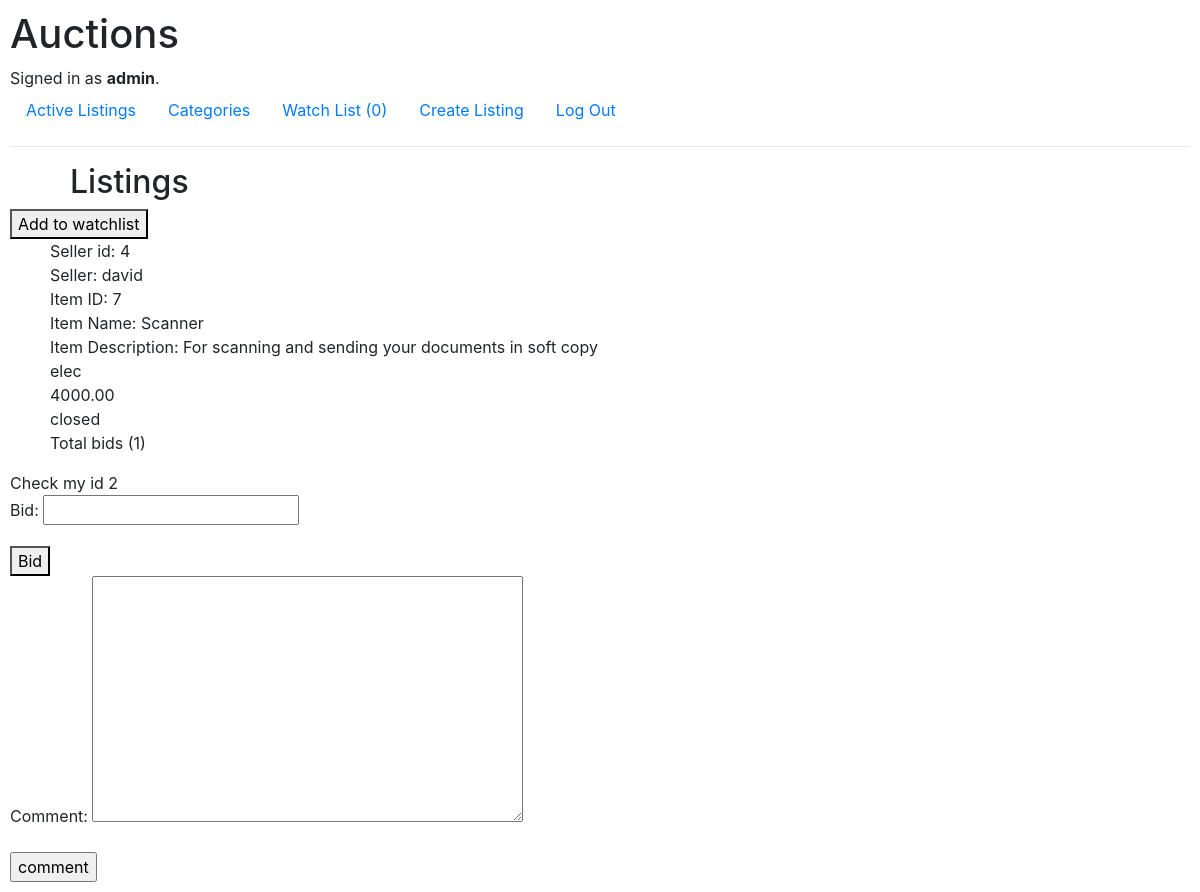
Page /7 (signed in) on the earlier database version.
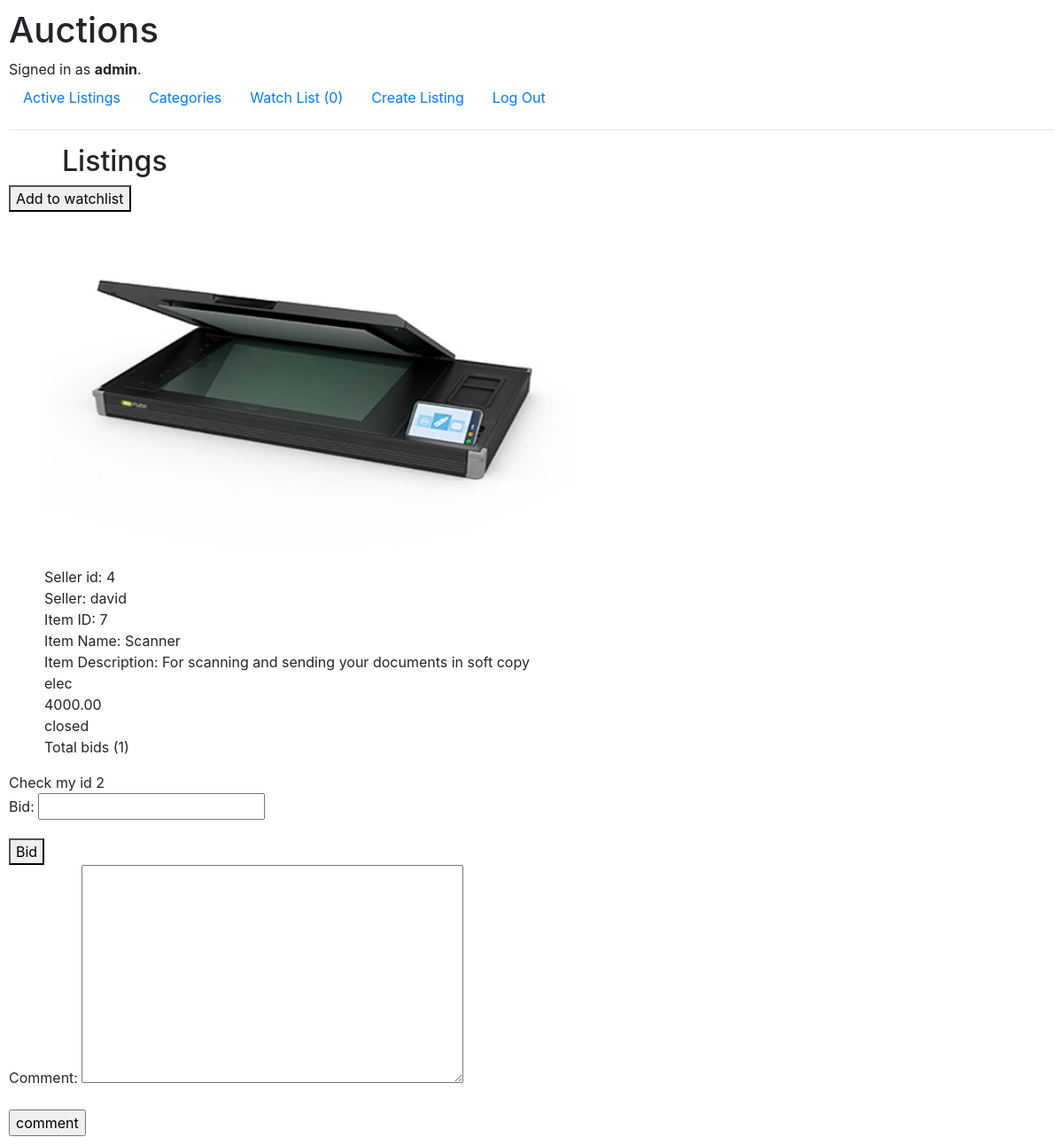
Same page on the later database version.
### auctions/models.py (models this page shows, shortened)
class Listing(models.Model):
    CATEGORY_CHOICES = [
        ('elec', 'Electronics'),
        ('ktc', 'Kitchen Appliances'),
        ('clt', 'Clothing'),
        ('fur', 'Furniture')
    ]
    title = models.CharField(max_length=64)
    description = models.TextField()
    starting_bid = models.DecimalField(max_digits=10, decimal_places=2)
    posting_date = models.DateTimeField(auto_now_add=True)
    category = models.CharField(max_length=32, choices=CATEGORY_CHOICES)
    image  = models.ImageField(null=True, blank=True, upload_to="images/")
    closed = models.BooleanField(default=False)
    user = models.ForeignKey(User, on_delete=models.CASCADE, related_name="listing")

class User(AbstractUser):
    pass

### auctions/views.py (the view)
# urls.py: path("<int:listing_id>", views.listing, name="listing")
def listing(request, listing_id):
    if request.method == "POST":
        user_instance = User.objects.get(id=request.user.id)
        listing_instance = Listing.objects.get(id=listing_id)
        if "bid" in request.POST:
            bid_form = BidForm(request.POST)
            if bid_form.is_valid():
                bid = bid_form.cleaned_data['bid']
            else:
                return HttpResponse("Your form submission bid has errors")
            if listing_instance.starting_bid < bid:
                bids = Bids_table(author = user_instance, listing = listing_instance, bid = bid)
                bids.save()
                listing_instance.starting_bid = request.POST.get("starting_bid", bid)
                listing_instance.save()
                return HttpResponseRedirect(reverse("listing",kwargs={"listing_id": listing_instance.id}))
            else:
                return HttpResponse("Bid entered is too low")
        elif "close" in request.POST:
            listing_instance.closed = True
            listing_instance.save()
            available = Watchlist.objects.filter(author = user_instance, listing_id = listing_instance).exists()
            if not available:
                watch = Watchlist(author = user_instance, listing = listing_instance)
                watch.save()
            return HttpResponseRedirect(reverse("listing",kwargs={"listing_id": listing_instance.id}))
        else:
            comment_form = CommentsForm(request.POST)
            if comment_form.is_valid():
                comment = comment_form.cleaned_data['comment']
            else:
                return HttpResponse("Your form submission has comment errors")
            update_comment = Comments(author = user_instance, listing = listing_instance, comment = comment)
            update_comment.save()
            return HttpResponseRedirect(reverse("listing",kwargs={"listing_id": listing_instance.id}))
    else:
        bid_form = BidForm()
        comment_form = CommentsForm()
        author = User.objects.filter(pk=request.user.id).first()
        listing = Listing.objects.filter(pk=listing_id).first()
        comments = Comments.objects.filter(listing=listing_id)
        available = Watchlist.objects.filter(author= author.id, listing=listing).exists()
        winning_bid = Bids_table.objects.filter(listing=listing_id).last()
        if (listing.closed == True) and (winning_bid.author.id == request.user.id):
            messages.success(request, f'Your bid of Kshs.{winning_bid.bid} was successful!')
        return render(request, "auctions/bid.html", {
            "listing": listing,
            "bid_form": bid_form,
            "comment_form": comment_form,
            "comments":comments,
            "available":available,
            "total": total_items(request.user.id),
            "total_bids" : total_bids(listing_id)
        })

### auctions/forms.py
class BidForm(forms.ModelForm):
    class Meta:
        model = Bids_table
        fields = ["bid"]

class CommentsForm(forms.ModelForm):
    class Meta:
        model = Comments
        fields = ["comment"]

### auctions/views.py (called while the page is built)
def total_items(user_id):
     return Watchlist.objects.filter(author = user_id).count()

def total_bids(listing_id):
     return Bids_table.objects.filter(listing= listing_id).count()

### auctions/templates/auctions/bid.html (shortened to what this page needs)
{% extends "auctions/layout.html" %}
{% block body %}
    <h2>Listings</h2>
        <form action="{% url 'watch' %}" method="post" >
            {% if available %}
                <button type="submit" value="{{listing.id}}" name="Remove">Remove from watchlist</button>
            {% else %}
                <button type="submit" value="{{listing.id}}" name="Add">Add to watchlist</button>
            {% endif %}
        </form>
    <ul id="listing">
        <li>
            {% if listing.image %}
                <img src="{{ listing.image.url }}" alt="photo of item" id="listing-image"></li>
            {% endif %}
        <li> Seller id: {{ listing.user.id }}</li>
        <li> Seller: {{ listing.user }}</li>
        <li> Item ID: {{ listing.id }}</li>
        <li> Item Name: {{ listing.title }}</li>
        <li> Item Description: {{ listing.description }}</li>
        <li>{{ listing.category }}</li>
        <li>{{ listing.starting_bid }}</li>
        <li>
            {%if listing.closed %}
                closed
            {% else %}
                Open
            {% endif %} </li>
        <p>Total bids ({{ total_bids }})</p>
    </ul>
    <form action="{% url 'listing' listing.id %}" method="post">
        Check my id {{ request.user.id }}
        {% if user.id == listing.user.id %}
            <input type="hidden"  name= "close" value="close">
            <button type="submit">Close Bid</button>
        {% else %}
            {{ bid_form.as_p }}
            <button type="submit" value="bid">Bid</button>
        {% endif %}
    </form>
    <form action="{% url 'listing' listing.id %}" method="post">
        {{ comment_form.as_p }}
        <input type="submit" value="comment">
    </form>
{% endblock %}

Differences in the rows shown:
changed Listing "Scanner": image: picture added
